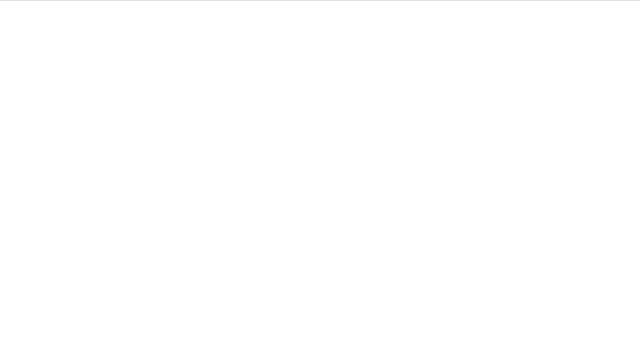
Frame 1 (no input)
Frame 60 (the mouse pressed at the canvas centre just before this capture): identical to frame 1, image omitted
Frame 120 (the mouse held since frame 60 and released just before this capture): identical to frame 1, image omitted

The Processing sketch that drew this single still picture (run headless with seeded random() and noise(); from frame 60 on, the mouse is pressed at the canvas centre):

// Processing sketch: noise4
// ── noise4.pde
float noiseScale = 0.01;
float t = 0;

void setup(){
	size(640, 360);
}

void draw() {
	smooth(4);
	background(50);
	float n = noise(t);
	for (int x=0; x < width; x++) {
	float noiseVal = noise((mouseX+x)*noiseScale, mouseY*noiseScale);
		stroke(255);
		line(x, n, x, height);
	}

	t += 0.01;
}
